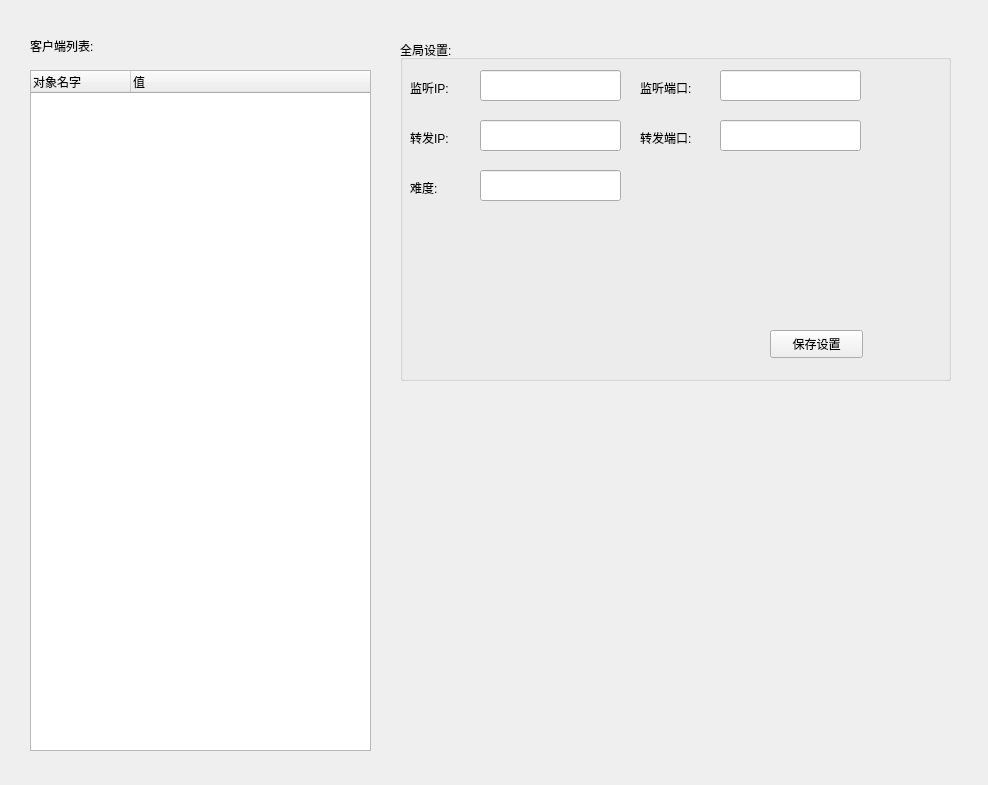
<?xml version="1.0" encoding="UTF-8"?>
<ui version="4.0">
 <class>MainWindow</class>
 <widget class="QMainWindow" name="MainWindow">
  <property name="geometry">
   <rect>
    <x>0</x>
    <y>0</y>
    <width>988</width>
    <height>785</height>
   </rect>
  </property>
  <property name="windowTitle">
   <string>POWPServer</string>
  </property>
  <widget class="QWidget" name="centralwidget">
   <widget class="QTreeWidget" name="treeWidget">
    <property name="geometry">
     <rect>
      <x>30</x>
      <y>70</y>
      <width>341</width>
      <height>681</height>
     </rect>
    </property>
    <column>
     <property name="text">
      <string>对象名字</string>
     </property>
    </column>
    <column>
     <property name="text">
      <string>值</string>
     </property>
    </column>
   </widget>
   <widget class="QLabel" name="label">
    <property name="geometry">
     <rect>
      <x>30</x>
      <y>30</y>
      <width>131</width>
      <height>31</height>
     </rect>
    </property>
    <property name="text">
     <string>客户端列表:</string>
    </property>
   </widget>
   <widget class="QGroupBox" name="groupBox">
    <property name="geometry">
     <rect>
      <x>400</x>
      <y>40</y>
      <width>551</width>
      <height>341</height>
     </rect>
    </property>
    <property name="title">
     <string>全局设置:</string>
    </property>
    <widget class="QLineEdit" name="bindIpLineEdit">
     <property name="geometry">
      <rect>
       <x>80</x>
       <y>30</y>
       <width>141</width>
       <height>31</height>
      </rect>
     </property>
    </widget>
    <widget class="QLabel" name="label_2">
     <property name="geometry">
      <rect>
       <x>10</x>
       <y>40</y>
       <width>72</width>
       <height>15</height>
      </rect>
     </property>
     <property name="text">
      <string>监听IP:</string>
     </property>
    </widget>
    <widget class="QLineEdit" name="bindPortLineEdit">
     <property name="geometry">
      <rect>
       <x>320</x>
       <y>30</y>
       <width>141</width>
       <height>31</height>
      </rect>
     </property>
    </widget>
    <widget class="QLabel" name="label_3">
     <property name="geometry">
      <rect>
       <x>240</x>
       <y>40</y>
       <width>72</width>
       <height>15</height>
      </rect>
     </property>
     <property name="text">
      <string>监听端口:</string>
     </property>
    </widget>
    <widget class="QLabel" name="label_4">
     <property name="geometry">
      <rect>
       <x>10</x>
       <y>90</y>
       <width>72</width>
       <height>15</height>
      </rect>
     </property>
     <property name="text">
      <string>转发IP:</string>
     </property>
    </widget>
    <widget class="QLineEdit" name="retransIpLineEdit">
     <property name="geometry">
      <rect>
       <x>80</x>
       <y>80</y>
       <width>141</width>
       <height>31</height>
      </rect>
     </property>
    </widget>
    <widget class="QLabel" name="label_5">
     <property name="geometry">
      <rect>
       <x>240</x>
       <y>90</y>
       <width>72</width>
       <height>15</height>
      </rect>
     </property>
     <property name="text">
      <string>转发端口:</string>
     </property>
    </widget>
    <widget class="QLineEdit" name="retransPortLineEdit">
     <property name="geometry">
      <rect>
       <x>320</x>
       <y>80</y>
       <width>141</width>
       <height>31</height>
      </rect>
     </property>
    </widget>
    <widget class="QPushButton" name="saveSettingPushButton">
     <property name="geometry">
      <rect>
       <x>370</x>
       <y>290</y>
       <width>93</width>
       <height>28</height>
      </rect>
     </property>
     <property name="text">
      <string>保存设置</string>
     </property>
    </widget>
    <widget class="QLabel" name="label_6">
     <property name="geometry">
      <rect>
       <x>10</x>
       <y>140</y>
       <width>51</width>
       <height>16</height>
      </rect>
     </property>
     <property name="text">
      <string>难度:</string>
     </property>
    </widget>
    <widget class="QLineEdit" name="diffLineEdit">
     <property name="geometry">
      <rect>
       <x>80</x>
       <y>130</y>
       <width>141</width>
       <height>31</height>
      </rect>
     </property>
    </widget>
   </widget>
  </widget>
 </widget>
 <resources/>
 <connections/>
 <slots>
  <slot>bindIpChanged()</slot>
  <slot>bindPortChanged()</slot>
  <slot>retransmissionIpChanged()</slot>
  <slot>retransmissionPortChanged()</slot>
  <slot>saveButtonClicked()</slot>
 </slots>
</ui>
